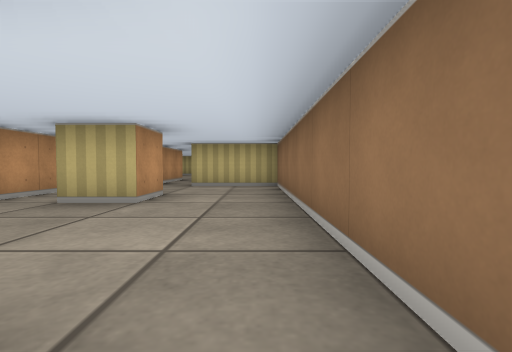
view 1 (above)

21 first-person views from a walk through a cub3D ray-caster map. The camera is about half as high as the walls, tilts 2° down and sees 85° across. The floor is counted in squares. Each view is taken from the middle of a square. On the plan, view 1 faces up. The plan holds only what a view shows up to about 9 squares ahead; the rest is blank.

view 2
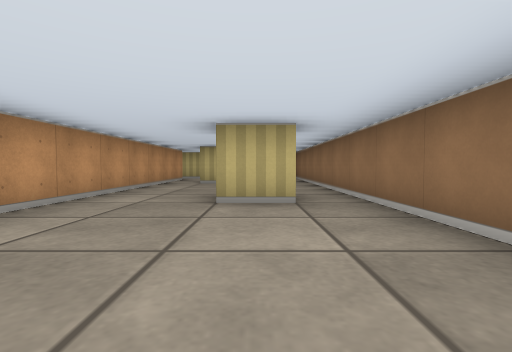

view 3
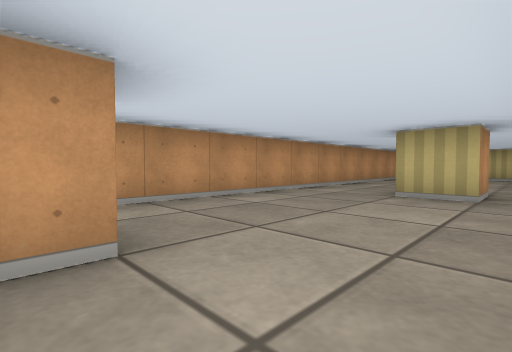

view 4
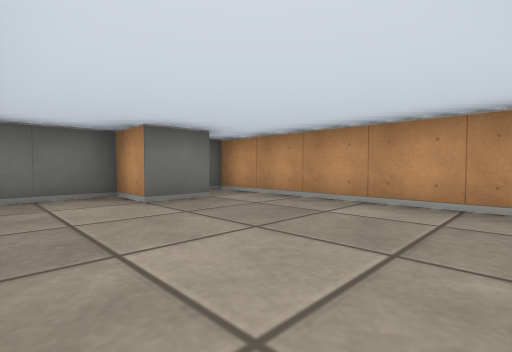

view 5
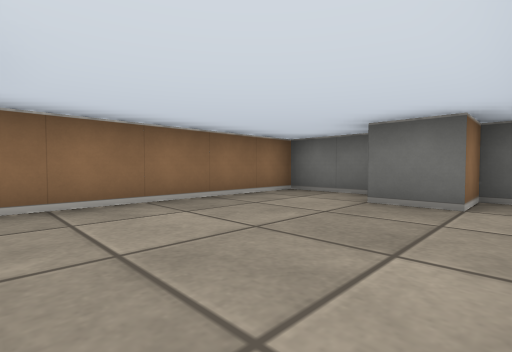

view 6
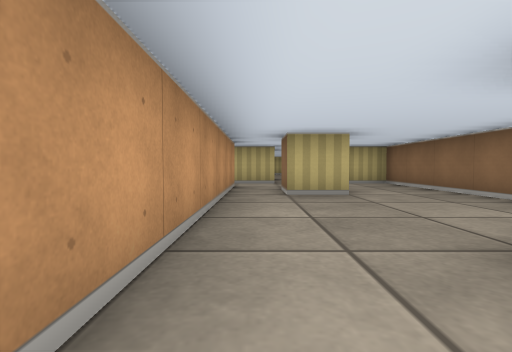

view 7
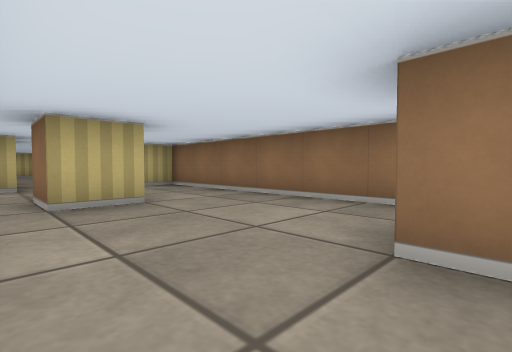

view 8
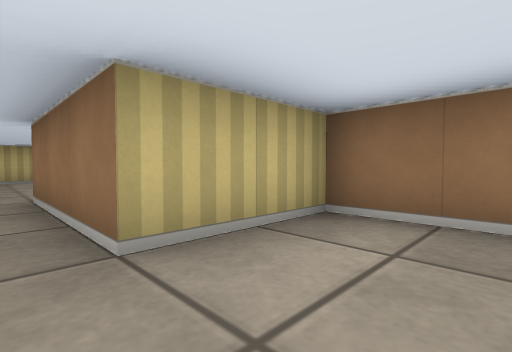

view 9
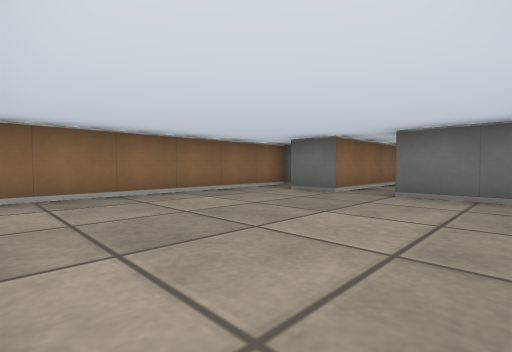

view 10
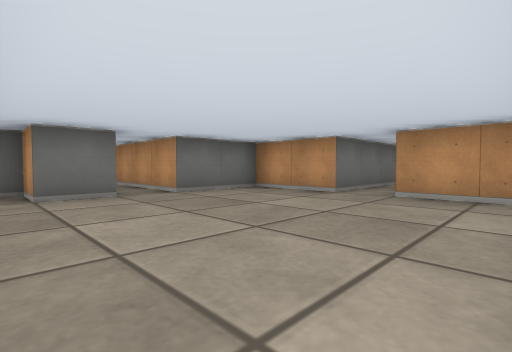

view 11
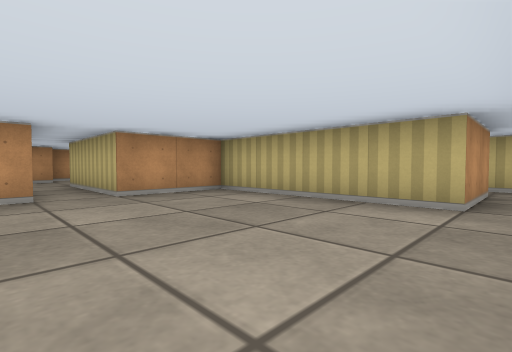

view 12
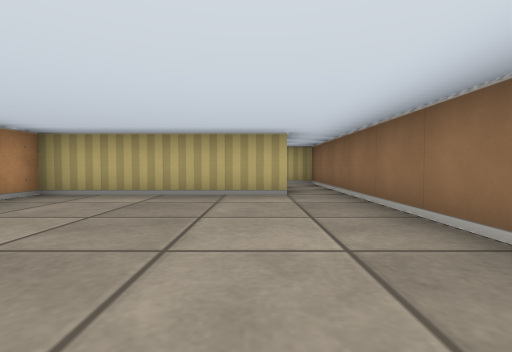

view 13
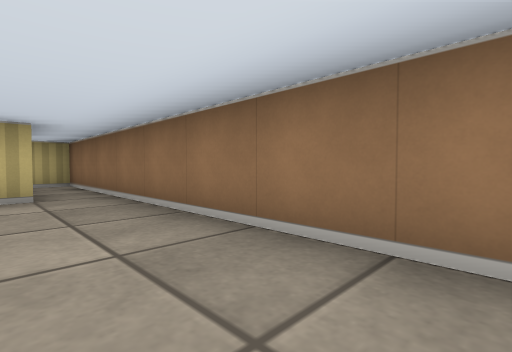

view 14
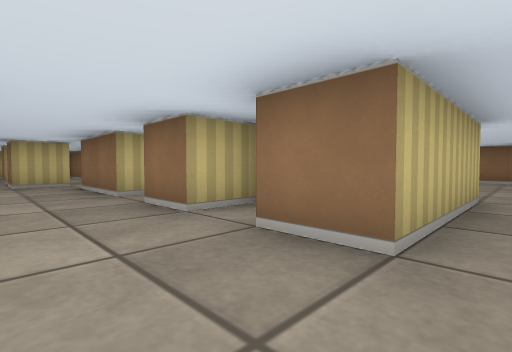

view 15
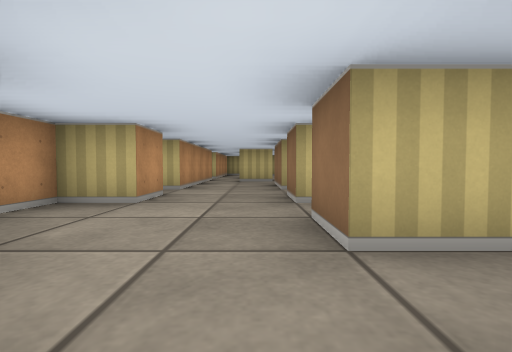

view 16
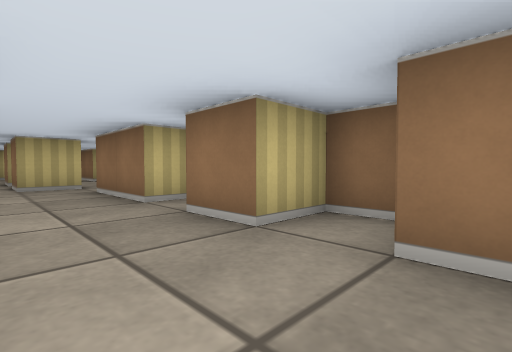

view 17
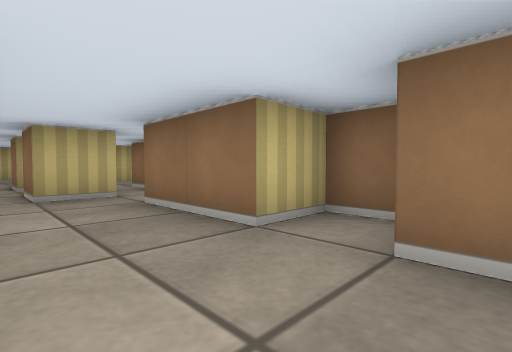

view 18
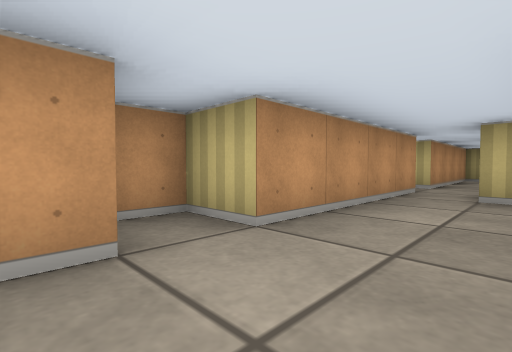

view 19
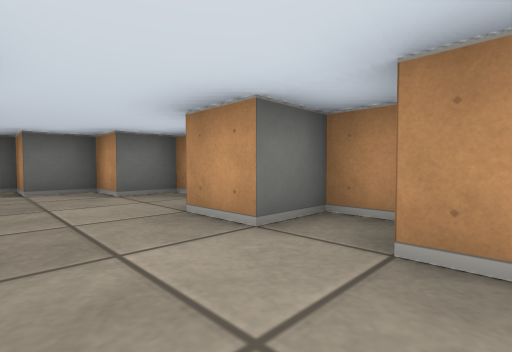

view 20
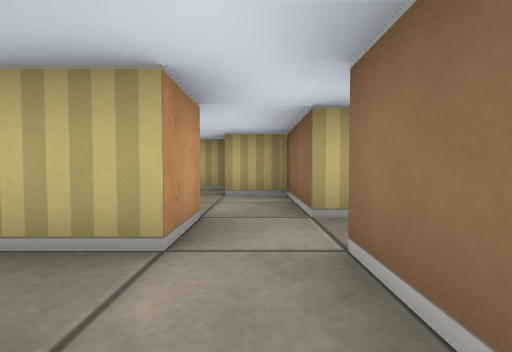

view 21
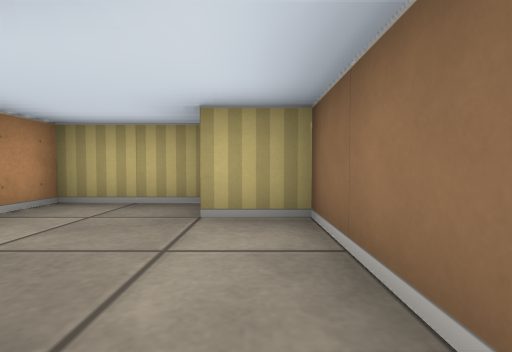

### Floor plan
Ten units are one square. View 1 is at (0, 0); x grows to the right and y downward. Boxes are objects, and circles mark ways between rooms. Rooms are numbered by the first view taken in them; rooms with no view inside come last. Other rooms are left out.
<svg viewBox="-110 -260 120 320">
<path fill="none" stroke="#000" d="M-15 0 -15 -5M-5 -5 -5 5 -15 5M-15 -45 -15 -35 -25 -35 -25 -45M-35 -55 -35 55 -25 55 -25 45 -15 45 -15 55 5 55 5 -65 -15 -65M-25 -65 -36 -65M-5 -145 -45 -145 -45 -125 -75 -125M-75 -115 -45 -115 -45 -95 -25 -95 -25 -65M-15 -65 -15 -95 -5 -95 -5 -85 5 -85 5 -145M-95 -145 -105 -145 -105 -125 -95 -125 -95 -115 -85 -115 -85 -105M-75 -125 -75 -135M-65 -138 -65 -145 -75 -145M-95 -205 -95 -165 -105 -165 -105 -155 -95 -155 -95 -145M-74 -195 -85 -195 -85 -205M-65 -205 -65 -215M-75 -225 -75 -215 -85 -215 -85 -225M-65 -225 -65 -245 -75 -245M-65 -158 -65 -165 -75 -165 -75 -185M-75 -145 -75 -155M-75 -255 -95 -255 -95 -215 -99 -215"/>
<circle cx="-20" cy="-60" r="3" fill="#2a7"/>
<circle cx="-70" cy="-120" r="3" fill="#2a7"/>
<circle cx="-85" cy="-150" r="3" fill="#2a7"/>
<text x="-20" y="-10">1</text>
<text x="-20" y="-120">2</text>
<text x="-90" y="-130">3</text>
<text x="-90" y="-200">4</text>
</svg>
Room 1 opens to room 2. Room 2 opens to room 3. Room 3 opens to room 4.

Where each view was taken, in squares from view 1:
view 1: 0 up, 0 right, facing up
view 2: 4 down, 1 left, facing up
view 3: 5 down, 0 right, facing up-left
view 4: 1 down, 0 right, facing down-left
view 5: 1 down, 3 left, facing down-right
view 6: 1 down, 3 left, facing up
view 7: 0 up, 3 left, facing up-right
view 8: 5 up, 2 left, facing up-right
view 9: 14 up, 4 left, facing down-right
view 10: 14 up, 0 right, facing down-left
view 11: 11 up, 0 right, facing up-left
view 12: 10 up, 1 left, facing up
view 13: 10 up, 1 left, facing up-right
view 14: 12 up, 9 left, facing up-right
view 15: 11 up, 8 left, facing up
view 16: 13 up, 9 left, facing up-right
view 17: 15 up, 9 left, facing up-right
view 18: 15 up, 8 left, facing up-left
view 19: 17 up, 8 left, facing down-left
view 20: 20 up, 7 left, facing up
view 21: 22 up, 7 left, facing up
